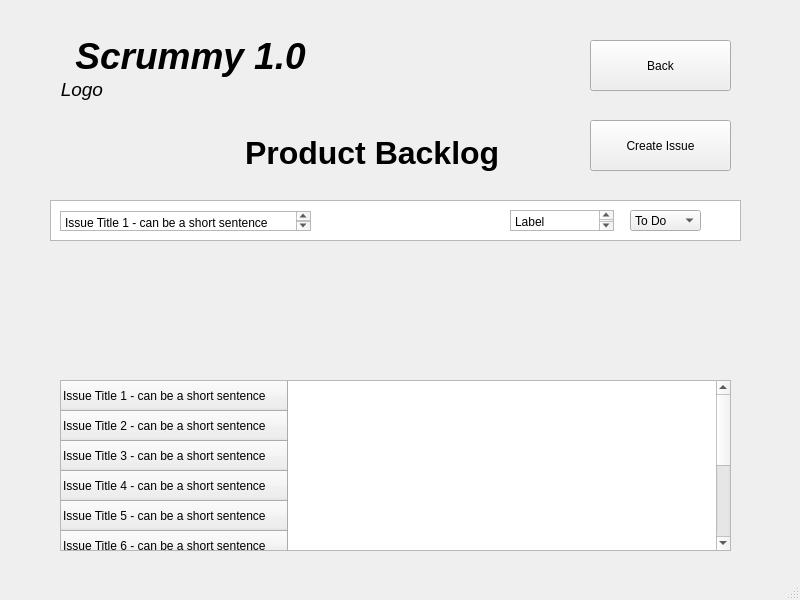
<?xml version="1.0" encoding="UTF-8"?>
<ui version="4.0">
 <class>Backlog</class>
 <widget class="QMainWindow" name="Backlog">
  <property name="geometry">
   <rect>
    <x>0</x>
    <y>0</y>
    <width>800</width>
    <height>600</height>
   </rect>
  </property>
  <property name="windowTitle">
   <string>MainWindow</string>
  </property>
  <widget class="QWidget" name="centralwidget">
   <widget class="QTextBrowser" name="textBrowser">
    <property name="geometry">
     <rect>
      <x>40</x>
      <y>30</y>
      <width>301</width>
      <height>81</height>
     </rect>
    </property>
    <property name="autoFillBackground">
     <bool>false</bool>
    </property>
    <property name="styleSheet">
     <string notr="true">background-color: rgba(255, 255, 255, 0%)</string>
    </property>
    <property name="html">
     <string>&lt;!DOCTYPE HTML PUBLIC &quot;-//W3C//DTD HTML 4.0//EN&quot; &quot;http://www.w3.org/TR/REC-html40/strict.dtd&quot;&gt;
&lt;html&gt;&lt;head&gt;&lt;meta name=&quot;qrichtext&quot; content=&quot;1&quot; /&gt;&lt;meta charset=&quot;utf-8&quot; /&gt;&lt;style type=&quot;text/css&quot;&gt;
p, li { white-space: pre-wrap; }
hr { height: 1px; border-width: 0; }
li.unchecked::marker { content: &quot;\2610&quot;; }
li.checked::marker { content: &quot;\2612&quot;; }
&lt;/style&gt;&lt;/head&gt;&lt;body style=&quot; font-family:'Segoe UI'; font-size:9pt; font-weight:400; font-style:normal;&quot;&gt;
&lt;p align=&quot;center&quot; style=&quot; margin-top:0px; margin-bottom:0px; margin-left:0px; margin-right:0px; -qt-block-indent:0; text-indent:0px;&quot;&gt;&lt;span style=&quot; font-size:28pt; font-weight:700; font-style:italic; color:#000000;&quot;&gt;Scrummy 1.0&lt;/span&gt;&lt;/p&gt;
&lt;p style=&quot; margin-top:0px; margin-bottom:0px; margin-left:0px; margin-right:0px; -qt-block-indent:0; text-indent:0px;&quot;&gt;&lt;span style=&quot; font-size:14pt; font-style:italic; color:#000000;&quot;&gt;   Logo&lt;/span&gt;&lt;/p&gt;&lt;/body&gt;&lt;/html&gt;</string>
    </property>
   </widget>
   <widget class="QTextBrowser" name="textBrowser_2">
    <property name="geometry">
     <rect>
      <x>240</x>
      <y>130</y>
      <width>301</width>
      <height>61</height>
     </rect>
    </property>
    <property name="autoFillBackground">
     <bool>false</bool>
    </property>
    <property name="styleSheet">
     <string notr="true">background-color: rgba(255, 255, 255, 0%)</string>
    </property>
    <property name="html">
     <string>&lt;!DOCTYPE HTML PUBLIC &quot;-//W3C//DTD HTML 4.0//EN&quot; &quot;http://www.w3.org/TR/REC-html40/strict.dtd&quot;&gt;
&lt;html&gt;&lt;head&gt;&lt;meta name=&quot;qrichtext&quot; content=&quot;1&quot; /&gt;&lt;meta charset=&quot;utf-8&quot; /&gt;&lt;style type=&quot;text/css&quot;&gt;
p, li { white-space: pre-wrap; }
hr { height: 1px; border-width: 0; }
li.unchecked::marker { content: &quot;\2610&quot;; }
li.checked::marker { content: &quot;\2612&quot;; }
&lt;/style&gt;&lt;/head&gt;&lt;body style=&quot; font-family:'Segoe UI'; font-size:9pt; font-weight:400; font-style:normal;&quot;&gt;
&lt;p style=&quot; margin-top:0px; margin-bottom:0px; margin-left:0px; margin-right:0px; -qt-block-indent:0; text-indent:0px;&quot;&gt;&lt;span style=&quot; font-size:24pt; font-weight:700; color:#000000;&quot;&gt;Product Backlog&lt;/span&gt;&lt;/p&gt;&lt;/body&gt;&lt;/html&gt;</string>
    </property>
   </widget>
   <widget class="QTableView" name="tableView_9">
    <property name="geometry">
     <rect>
      <x>50</x>
      <y>200</y>
      <width>691</width>
      <height>41</height>
     </rect>
    </property>
   </widget>
   <widget class="QComboBox" name="comboBox">
    <property name="geometry">
     <rect>
      <x>630</x>
      <y>210</y>
      <width>71</width>
      <height>21</height>
     </rect>
    </property>
    <item>
     <property name="text">
      <string>To Do</string>
     </property>
    </item>
   </widget>
   <widget class="QTableWidget" name="tableWidget">
    <property name="geometry">
     <rect>
      <x>60</x>
      <y>380</y>
      <width>671</width>
      <height>171</height>
     </rect>
    </property>
    <row>
     <property name="text">
      <string>Issue Title 1 - can be a short sentence</string>
     </property>
    </row>
    <row>
     <property name="text">
      <string>Issue Title 2 - can be a short sentence</string>
     </property>
    </row>
    <row>
     <property name="text">
      <string>Issue Title 3 - can be a short sentence</string>
     </property>
    </row>
    <row>
     <property name="text">
      <string>Issue Title 4 - can be a short sentence</string>
     </property>
    </row>
    <row>
     <property name="text">
      <string>Issue Title 5 - can be a short sentence</string>
     </property>
    </row>
    <row>
     <property name="text">
      <string>Issue Title 6 - can be a short sentence</string>
     </property>
    </row>
    <row>
     <property name="text">
      <string>Issue Title 7 - can be a short sentence</string>
     </property>
    </row>
    <row>
     <property name="text">
      <string>Issue Title 8 - can be a short sentence</string>
     </property>
    </row>
    <row>
     <property name="text">
      <string>Issue Title 9 - can be a short sentence</string>
     </property>
    </row>
    <row>
     <property name="text">
      <string>Issue Title 10 - can be a short sentence</string>
     </property>
    </row>
   </widget>
   <widget class="QTextEdit" name="textEdit_3">
    <property name="geometry">
     <rect>
      <x>510</x>
      <y>210</y>
      <width>104</width>
      <height>21</height>
     </rect>
    </property>
    <property name="html">
     <string>&lt;!DOCTYPE HTML PUBLIC &quot;-//W3C//DTD HTML 4.0//EN&quot; &quot;http://www.w3.org/TR/REC-html40/strict.dtd&quot;&gt;
&lt;html&gt;&lt;head&gt;&lt;meta name=&quot;qrichtext&quot; content=&quot;1&quot; /&gt;&lt;meta charset=&quot;utf-8&quot; /&gt;&lt;style type=&quot;text/css&quot;&gt;
p, li { white-space: pre-wrap; }
hr { height: 1px; border-width: 0; }
li.unchecked::marker { content: &quot;\2610&quot;; }
li.checked::marker { content: &quot;\2612&quot;; }
&lt;/style&gt;&lt;/head&gt;&lt;body style=&quot; font-family:'Segoe UI'; font-size:9pt; font-weight:400; font-style:normal;&quot;&gt;
&lt;p style=&quot; margin-top:0px; margin-bottom:0px; margin-left:0px; margin-right:0px; -qt-block-indent:0; text-indent:0px;&quot;&gt;Label&lt;/p&gt;&lt;/body&gt;&lt;/html&gt;</string>
    </property>
   </widget>
   <widget class="QTextEdit" name="textEdit_4">
    <property name="geometry">
     <rect>
      <x>60</x>
      <y>211</y>
      <width>251</width>
      <height>20</height>
     </rect>
    </property>
    <property name="html">
     <string>&lt;!DOCTYPE HTML PUBLIC &quot;-//W3C//DTD HTML 4.0//EN&quot; &quot;http://www.w3.org/TR/REC-html40/strict.dtd&quot;&gt;
&lt;html&gt;&lt;head&gt;&lt;meta name=&quot;qrichtext&quot; content=&quot;1&quot; /&gt;&lt;meta charset=&quot;utf-8&quot; /&gt;&lt;style type=&quot;text/css&quot;&gt;
p, li { white-space: pre-wrap; }
hr { height: 1px; border-width: 0; }
li.unchecked::marker { content: &quot;\2610&quot;; }
li.checked::marker { content: &quot;\2612&quot;; }
&lt;/style&gt;&lt;/head&gt;&lt;body style=&quot; font-family:'Segoe UI'; font-size:9pt; font-weight:400; font-style:normal;&quot;&gt;
&lt;p style=&quot; margin-top:0px; margin-bottom:0px; margin-left:0px; margin-right:0px; -qt-block-indent:0; text-indent:0px;&quot;&gt;Issue Title 1 - can be a short sentence&lt;/p&gt;&lt;/body&gt;&lt;/html&gt;</string>
    </property>
   </widget>
   <widget class="QPushButton" name="pushButton">
    <property name="geometry">
     <rect>
      <x>590</x>
      <y>120</y>
      <width>141</width>
      <height>51</height>
     </rect>
    </property>
    <property name="text">
     <string>Create Issue</string>
    </property>
   </widget>
   <widget class="QPushButton" name="pushButton_2">
    <property name="geometry">
     <rect>
      <x>590</x>
      <y>40</y>
      <width>141</width>
      <height>51</height>
     </rect>
    </property>
    <property name="text">
     <string>Back</string>
    </property>
   </widget>
  </widget>
  <widget class="QMenuBar" name="menubar">
   <property name="geometry">
    <rect>
     <x>0</x>
     <y>0</y>
     <width>800</width>
     <height>22</height>
    </rect>
   </property>
  </widget>
  <widget class="QStatusBar" name="statusbar"/>
 </widget>
 <resources/>
 <connections/>
</ui>
